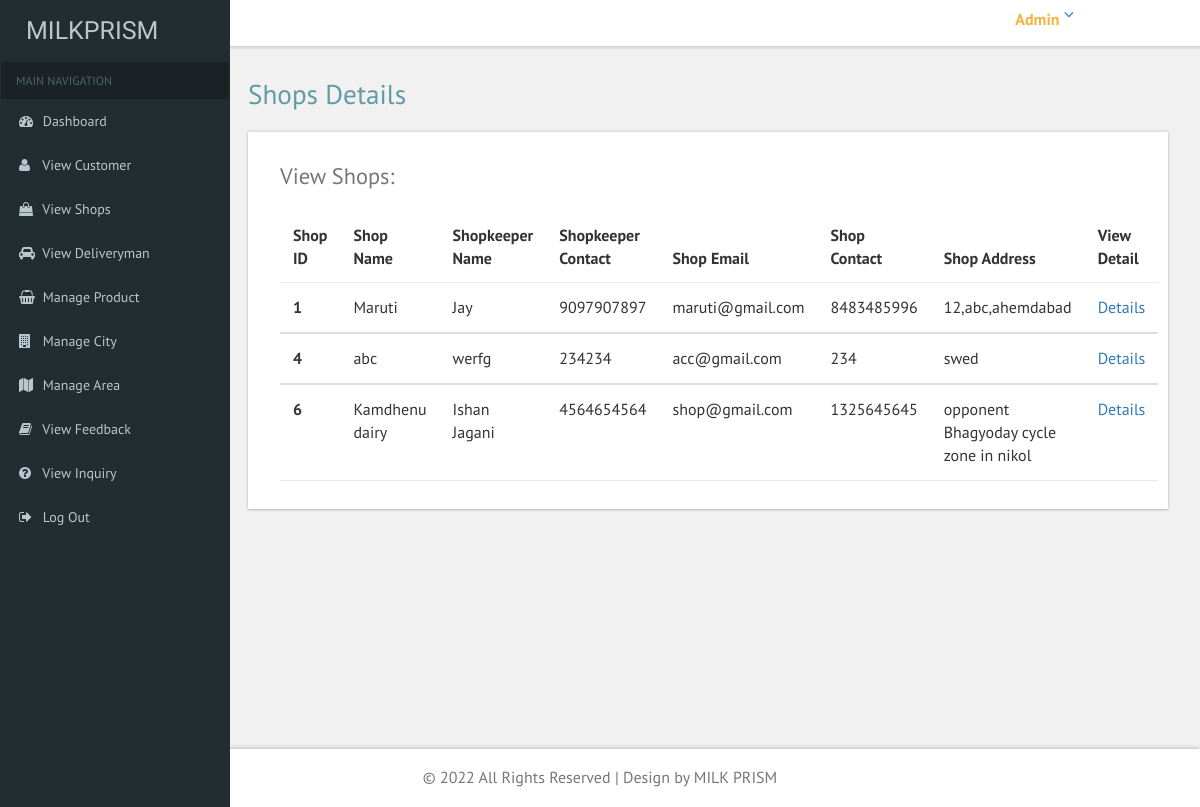
The app's page /ADMIN/view_shopkeeper.php (signed in) with its own data.
### tables this page shows
CREATE TABLE `shop` (
  `shop_id` int(11) NOT NULL,
  `shop_name` varchar(50) NOT NULL,
  `shop_email` varchar(50) NOT NULL,
  `shop_contact` bigint(10) NOT NULL,
  `shop_address` text NOT NULL,
  `city_id` int(11) NOT NULL,
  `area_id` int(11) NOT NULL,
  `pincode` int(11) NOT NULL,
  `shopkeeper_name` varchar(100) NOT NULL,
  `shopkeeper_contact` bigint(10) NOT NULL,
  `shop_image` varchar(50) NOT NULL,
  `status` int(11) NOT NULL,
  `registration_date` date NOT NULL,
  `password` varchar(50) NOT NULL
);

### ADMIN/view_shopkeeper.php (the view, shortened to what this page needs)
<?php
include "common/connection.php";
$category = $con->query("select * from shop");
?>
<!DOCTYPE HTML>
<html>
<head>
<link href="css/bootstrap.css" rel='stylesheet' type='text/css' />
<link href="css/style.css" rel='stylesheet' type='text/css' />
<link href="css/font-awesome.css" rel="stylesheet">
 <link href='css/SidebarNav.min.css' media='all' rel='stylesheet' type='text/css'/>
<link href="css/custom.css" rel="stylesheet">
</head>
<body class="cbp-spmenu-push">
	<div class="main-content">
	<div class="cbp-spmenu cbp-spmenu-vertical cbp-spmenu-left" id="cbp-spmenu-s1">
		<aside class="sidebar-left">
      <?php include "common/sidebar.php"; ?>
    </aside>
	</div>
		<?php include "common/header.php"; ?>
		<div id="page-wrapper">
			<div class="main-page">
				<div class="tables">
					<h2 class="title1">Shops Details</h2>
					<div class="panel-body widget-shadow">
						<h4>View Shops:</h4>
						<table class="table">
							<thead>
								<tr>
								  <th>Shop ID</th>
								  <th>Shop Name</th>
								  <th>Shopkeeper Name</th>
								  <th>Shopkeeper Contact</th>
								  <th>Shop Email</th>
								  <th>Shop Contact</th>
								  <th>Shop Address</th>
								  <th>View Detail</th>
								</tr>
							</thead>
							<?php
								while($row = $category->fetch_object())
								{
							?>
							<tbody>
								<tr>
								  <th scope="row"><?php echo "$row->shop_id"; ?></th>
								  <td><?php echo "$row->shop_name"; ?></td>
								  <td><?php echo "$row->shopkeeper_name"; ?></td>
								  <td><?php echo "$row->shopkeeper_contact"; ?></td>
								  <td><?php echo "$row->shop_email"; ?></td>
								  <td><?php echo "$row->shop_contact"; ?></td>
								  <td><?php echo "$row->shop_address"; ?></td>
								  <td><a href="shop_detail.php?detail=<?php echo $row->shop_id; ?>">Details</a></td>
								</tr>
							</tbody>
							<?php
								}
							?>
						</table>
					</div>
				</div>
			</div>
		</div>
		<?php include "common/footer.php"; ?>
	</div>
</body>
</html>

### ADMIN/common/header.php (shortened to what this page needs)
<?php
include "connection.php";
$id = $_SESSION["id"];
$admin = $con->query("select * from admin where id='$id'");
$row = $admin->fetch_object();
?>
<div class="sticky-header header-section ">
			<div class="header-right">
				<div class="profile_details">
					<ul>
						<li class="dropdown profile_details_drop">
							<a href="#" class="dropdown-toggle" data-toggle="dropdown" aria-expanded="false">
								<div class="profile_img">
									<div class="user-name">
										<p><?php echo "$row->name";?></p>
									</div>
									<i class="fa fa-angle-down"></i>
								</div>
							</a>
						</li>
					</ul>
				</div>
				<div class="clearfix"> </div>
			</div>
			<div class="clearfix"> </div>
		</div>

### ADMIN/css/custom.css (style rules this page uses)
#page-wrapper { padding:5em 2em 2.5em; background-color: #F1F1F1; }

### records on screen
shop: shop_id "1", shop_name "Maruti", shopkeeper_name "Jay", shopkeeper_contact "9097907897", shop_email "maruti@gmail.com", shop_contact "8483485996", shop_address "12,abc,ahemdabad"
shop: shop_id "4", shop_name "abc", shopkeeper_name "werfg", shopkeeper_contact "234234", shop_email "acc@gmail.com", shop_contact "234", shop_address "swed"
shop: shop_id "6", shop_name "Kamdhenu dairy", shopkeeper_name "Ishan Jagani", shopkeeper_contact "4564654564", shop_email "shop@gmail.com", shop_contact "1325645645", shop_address "opponent Bhagyoday cycle zone in nikol"

### other values on screen
$row->name "Admin"
